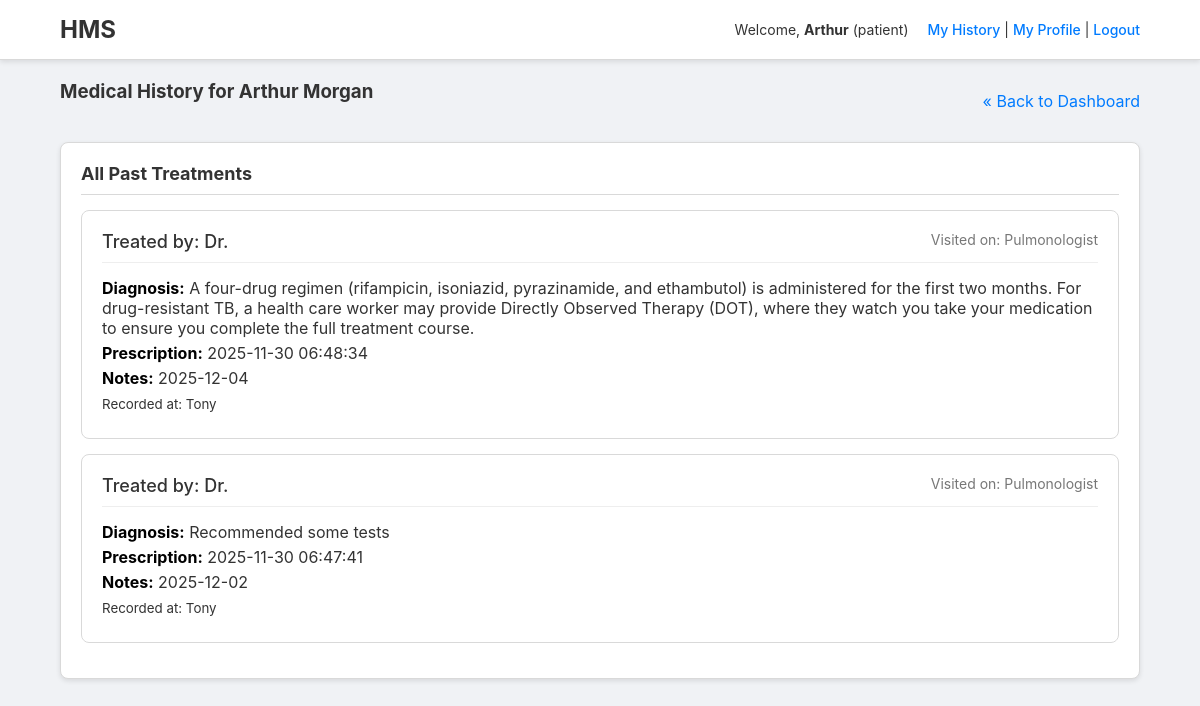
/patient/history (signed in), run on an earlier commit of the app's database.
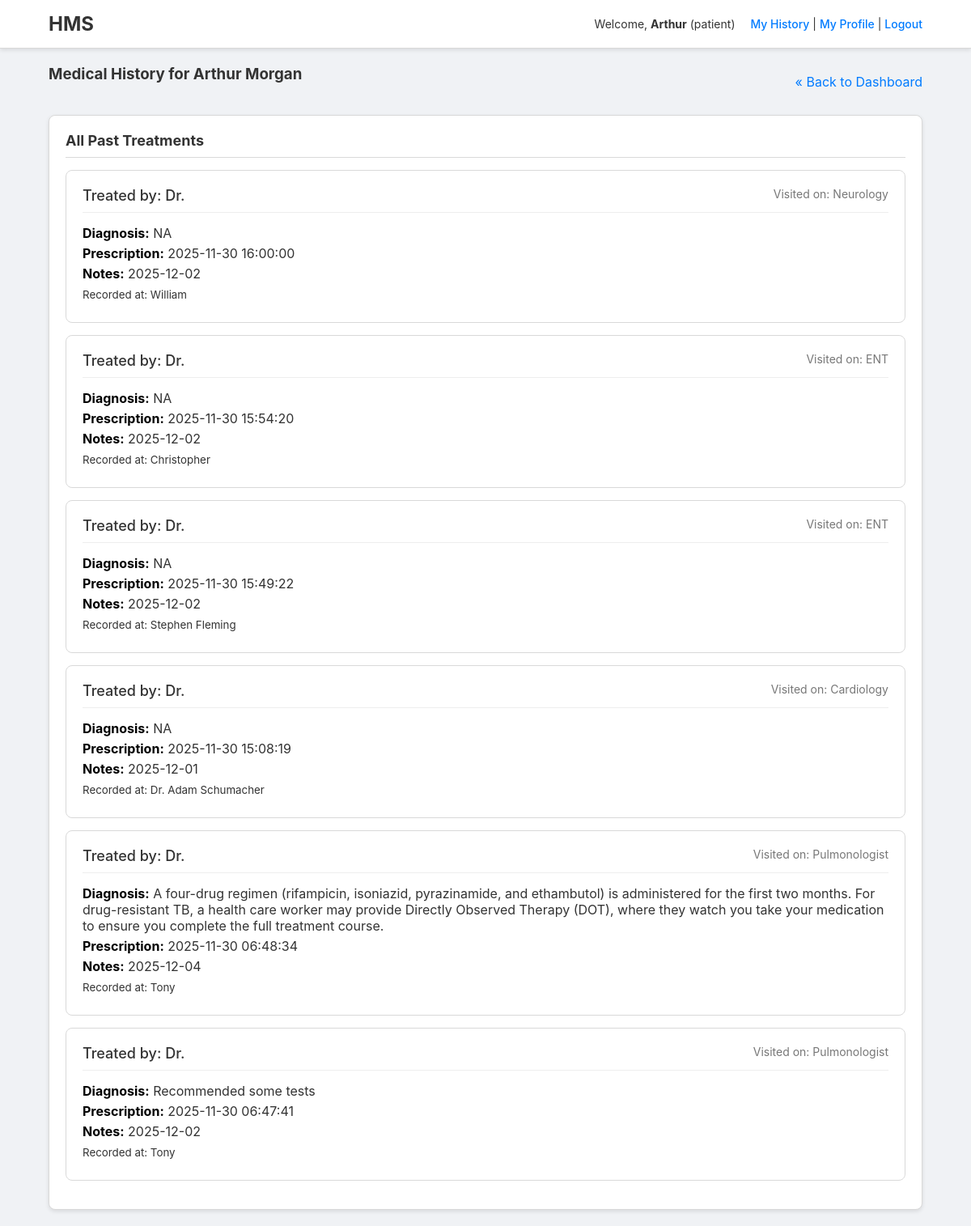
And on a later commit of the database.
### tables this page shows
CREATE TABLE patients (
        id INTEGER PRIMARY KEY AUTOINCREMENT,
        user_id INTEGER NOT NULL,
        fullname TEXT,
        contact TEXT,
        age INTEGER,
        gender TEXT,
        FOREIGN KEY(user_id) REFERENCES users(id)
    );

CREATE TABLE treatments (
        id INTEGER PRIMARY KEY AUTOINCREMENT,
        appointment_id INTEGER,
        diagnosis TEXT,
        prescription TEXT,
        notes TEXT,
        created_at TIMESTAMP DEFAULT CURRENT_TIMESTAMP,
        FOREIGN KEY(appointment_id) REFERENCES appointments(id)
    );

CREATE TABLE doctors (
        id INTEGER PRIMARY KEY AUTOINCREMENT,
        user_id INTEGER NOT NULL,
        fullname TEXT,
        specialization TEXT,
        bio TEXT,
        FOREIGN KEY(user_id) REFERENCES users(id)
    );

CREATE TABLE appointments (
        id INTEGER PRIMARY KEY AUTOINCREMENT,
        patient_id INTEGER,
        doctor_id INTEGER,
        date TEXT,
        time_slot TEXT,
        status TEXT DEFAULT 'Booked',
        created_at TIMESTAMP DEFAULT CURRENT_TIMESTAMP,
        FOREIGN KEY(patient_id) REFERENCES patients(id),
        FOREIGN KEY(doctor_id) REFERENCES doctors(id)
    );

### patient.py (the view)
@patient_bp.route("/history",methods=["GET"])
def history():
    if not patient_required(): return redirect("/login")
    user_id=session.get("user_id")
    pat=query_one("SELECT id, fullname FROM patients WHERE user_id=?",(user_id,))
    if not pat: return redirect("/login")
    treatments=query_all("""SELECT t.id, t.diagnosis, t.prescription, t.created_at, a.date, d.fullname as doctor_name, d.specialization FROM treatments t JOIN appointments a ON t.appointment_id = a.id JOIN doctors d ON a.doctor_id = d.id WHERE a.patient_id=? ORDER BY t.created_at DESC""",(pat[0],))
    return render_template("patient_history.html",treatments=treatments,patient=pat)

### database.py (called while the page is built)
def get_conn(): return sqlite3.connect(DB_PATH)

### patient.py (called while the page is built)
def patient_required():
    return session.get("role")=="patient"

### utils.py (called while the page is built)
def query_all(query,params=()):
    conn=get_conn()
    cur=conn.cursor()
    cur.execute(query,params)
    rows=cur.fetchall()
    conn.close()
    return rows

def query_one(query,params=()):
    conn=get_conn()
    cur=conn.cursor()
    cur.execute(query,params)
    row=cur.fetchone()
    conn.close()
    return row

### templates/patient_history.html
{% extends "base.html" %}
{% block content %}
<div class="page-title">
  <h3>Medical History for {{patient[1]}}</h3>
  <a href="{{url_for('doctor.dashboard')}}">&laquo; Back to Dashboard</a>
</div>
<div class="dashboard-widget full-width">
  <h5>All Past Treatments</h5>
  {% if treatments %}
    {% for t in treatments %}
    <div class="history-item">
      <div class="history-item-header">
        <div class="doctor">Treated by: Dr. {{t[7]}}</div>
        <div class="date">Visited on: {{t[6]}}</div>
      </div>
      <p><strong>Diagnosis:</strong> {{t[2]}}</p>
      <p><strong>Prescription:</strong> {{t[3]}}</p>
      <p><strong>Notes:</strong> {{t[4]}}</p>
      <p><small>Recorded at: {{t[5]}}</small></p>
    </div>
    {% endfor %}
  {% else %}
    <p>This patient has no past treatment records.</p>
  {% endif %}
</div>
{% endblock %}

### templates/base.html (shortened to what this page needs)
<!doctype html>
<html lang="en">
<head>
  <link rel="stylesheet" href="{{url_for('static',filename='style.css')}}">
</head>
<body>
<header class="main-header">
  <a href="/" class="logo">HMS</a>
  {% if session.username %}
  <div class="user-info">
    <span>Welcome, <strong>{{session.username}}</strong> ({{session.role}})</span>
    {% if session.role=='patient' %}
      <a href="{{url_for('patient.history')}}">My History</a> | <a href="{{url_for('patient.edit_profile')}}">My Profile</a> |
    {% endif %}
    <a href="{{url_for('auth.logout')}}">Logout</a>
  </div>
  {% endif %}
</header>
<main class="container">
  {% block content %}{% endblock %}
</main>
</body>
</html>

### static/style.css (style rules this page uses)
:root { --bg-color: #f0f2f5; --card-bg: #ffffff; --border-color: #d9d9d9; --primary-color: #007bff; --text-color: #333; --text-light: #777; --green: #28a745; --red: #dc3545; --yellow: #ffc107; --blue: #007bff; --grey: #6c757d; --box-shadow: 0 2px 5px rgba(0, 0, 0, 0.1); }
body { font-family: -apple-system, BlinkMacSystemFont, 'Segoe UI', Roboto, 'Helvetica Neue', Arial, sans-serif; background-color: var(--bg-color); color: var(--text-color); margin: 0; padding: 0; }
.container { width: 90%; max-width: 1400px; margin: 20px auto; }
h1, h2, h3, h4, h5 { margin-top: 0; }
a { color: var(--primary-color); text-decoration: none; }
.main-header { background: var(--card-bg); padding: 15px 5%; border-bottom: 1px solid var(--border-color); display: flex; justify-content: space-between; align-items: center; box-shadow: var(--box-shadow); }
.main-header .logo { font-size: 24px; font-weight: bold; color: var(--text-color); }
.main-header .user-info { font-size: 14px; }
.main-header .user-info span { margin-right: 15px; }
.main-header .user-info a { color: var(--primary-color); font-weight: 500; }
.page-title { display: flex; justify-content: space-between; align-items: center; margin-bottom: 20px; }
.dashboard-widget { background: var(--card-bg); border: 1px solid var(--border-color); border-radius: 8px; box-shadow: var(--box-shadow); padding: 20px; overflow: hidden; }
.dashboard-widget.full-width { grid-column: 1 / -1; }
.dashboard-widget h5 { border-bottom: 1px solid var(--border-color); padding-bottom: 10px; margin-bottom: 15px; font-size: 18px; }
.history-item { background: var(--card-bg); border: 1px solid var(--border-color); border-radius: 8px; margin-bottom: 15px; padding: 20px; }
.history-item-header { display: flex; justify-content: space-between; border-bottom: 1px solid #eee; padding-bottom: 10px; margin-bottom: 15px; }
.history-item-header .doctor { font-size: 18px; font-weight: 500; }
.history-item-header .date { font-size: 14px; color: var(--text-light); }
.history-item p { margin: 5px 0; }
.history-item strong { color: #000; }

What changed in the data, as far as the page shows it:
added treatments: specialization "Neurology", prescription "NA", created_at "2025-11-30 16:00:00", date "2025-12-02", fullname "William"
added treatments: specialization "ENT", prescription "NA", created_at "2025-11-30 15:54:20", date "2025-12-02", fullname "Christopher"
added treatments: specialization "ENT", prescription "NA", created_at "2025-11-30 15:49:22", date "2025-12-02", fullname "Stephen Fleming"
added treatments: specialization "Cardiology", prescription "NA", created_at "2025-11-30 15:08:19", date "2025-12-01", fullname "Dr. Adam Schumacher"
